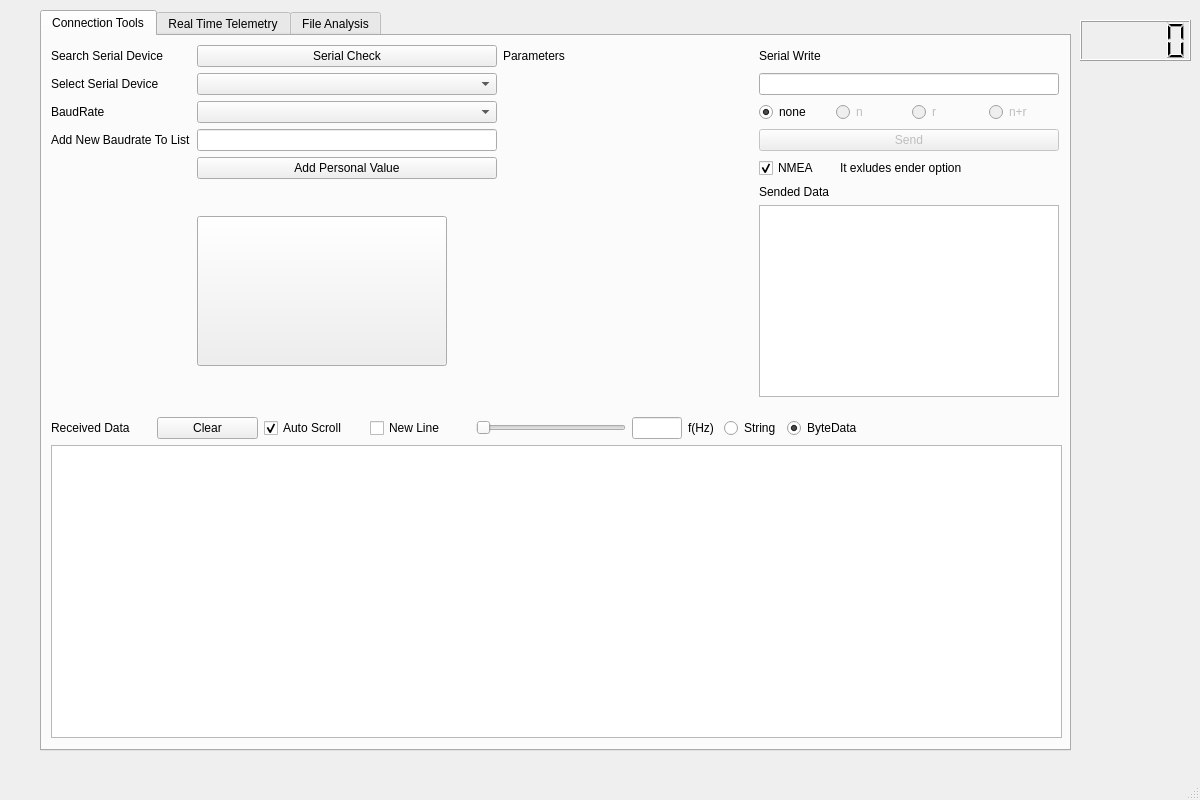
<?xml version="1.0" encoding="UTF-8"?>
<ui version="4.0">
 <class>Amphitrite</class>
 <widget class="QMainWindow" name="Amphitrite">
  <property name="geometry">
   <rect>
    <x>0</x>
    <y>0</y>
    <width>1200</width>
    <height>800</height>
   </rect>
  </property>
  <property name="sizePolicy">
   <sizepolicy hsizetype="Fixed" vsizetype="Fixed">
    <horstretch>0</horstretch>
    <verstretch>0</verstretch>
   </sizepolicy>
  </property>
  <property name="maximumSize">
   <size>
    <width>1500</width>
    <height>1000</height>
   </size>
  </property>
  <property name="windowTitle">
   <string>Amphitrite</string>
  </property>
  <widget class="QWidget" name="centralwidget">
   <widget class="QTabWidget" name="tabWidget">
    <property name="geometry">
     <rect>
      <x>40</x>
      <y>10</y>
      <width>1031</width>
      <height>741</height>
     </rect>
    </property>
    <property name="toolTip">
     <string>&lt;html&gt;&lt;head/&gt;&lt;body&gt;&lt;p&gt;Connection Tools&lt;/p&gt;&lt;/body&gt;&lt;/html&gt;</string>
    </property>
    <property name="currentIndex">
     <number>0</number>
    </property>
    <widget class="QWidget" name="tab_1">
     <attribute name="title">
      <string>Connection Tools</string>
     </attribute>
     <widget class="QWidget" name="gridLayoutWidget">
      <property name="geometry">
       <rect>
        <x>9</x>
        <y>9</y>
        <width>1008</width>
        <height>352</height>
       </rect>
      </property>
      <layout class="QGridLayout" name="gridLayout">
       <item row="6" column="1">
        <widget class="QPushButton" name="persBaudSett">
         <property name="text">
          <string>Add Personal Value</string>
         </property>
        </widget>
       </item>
       <item row="5" column="0">
        <widget class="QLabel" name="label_4">
         <property name="text">
          <string>Add New Baudrate To List</string>
         </property>
        </widget>
       </item>
       <item row="2" column="0">
        <widget class="QLabel" name="label_3">
         <property name="text">
          <string>BaudRate</string>
         </property>
        </widget>
       </item>
       <item row="1" column="0">
        <widget class="QLabel" name="label_2">
         <property name="text">
          <string>Select Serial Device</string>
         </property>
        </widget>
       </item>
       <item row="2" column="1">
        <widget class="QComboBox" name="BaudList"/>
       </item>
       <item row="2" column="2">
        <widget class="QLabel" name="baudLabel">
         <property name="text">
          <string/>
         </property>
        </widget>
       </item>
       <item row="0" column="3">
        <widget class="QLabel" name="label_6">
         <property name="text">
          <string>Serial Write</string>
         </property>
        </widget>
       </item>
       <item row="0" column="1">
        <widget class="QPushButton" name="SerialCheckButton">
         <property name="text">
          <string>Serial Check</string>
         </property>
        </widget>
       </item>
       <item row="1" column="1">
        <widget class="QComboBox" name="SerialList"/>
       </item>
       <item row="7" column="1">
        <widget class="QPushButton" name="connButton">
         <property name="sizePolicy">
          <sizepolicy hsizetype="Fixed" vsizetype="Fixed">
           <horstretch>0</horstretch>
           <verstretch>0</verstretch>
          </sizepolicy>
         </property>
         <property name="maximumSize">
          <size>
           <width>250</width>
           <height>150</height>
          </size>
         </property>
         <property name="text">
          <string/>
         </property>
         <property name="icon">
          <iconset>
           <normaloff>../icons/red.png</normaloff>../icons/red.png</iconset>
         </property>
         <property name="iconSize">
          <size>
           <width>100</width>
           <height>100</height>
          </size>
         </property>
        </widget>
       </item>
       <item row="0" column="0">
        <widget class="QLabel" name="label">
         <property name="text">
          <string>Search Serial Device</string>
         </property>
        </widget>
       </item>
       <item row="1" column="2">
        <widget class="QLabel" name="serialLabel">
         <property name="text">
          <string/>
         </property>
        </widget>
       </item>
       <item row="0" column="2">
        <widget class="QLabel" name="label_5">
         <property name="minimumSize">
          <size>
           <width>250</width>
           <height>0</height>
          </size>
         </property>
         <property name="text">
          <string>Parameters</string>
         </property>
        </widget>
       </item>
       <item row="2" column="3">
        <layout class="QHBoxLayout" name="horizontalLayout">
         <item>
          <widget class="QRadioButton" name="radioButton_none">
           <property name="text">
            <string>none</string>
           </property>
           <property name="checked">
            <bool>true</bool>
           </property>
          </widget>
         </item>
         <item>
          <widget class="QRadioButton" name="radioButton_n">
           <property name="enabled">
            <bool>false</bool>
           </property>
           <property name="text">
            <string>n</string>
           </property>
          </widget>
         </item>
         <item>
          <widget class="QRadioButton" name="radioButton_r">
           <property name="enabled">
            <bool>false</bool>
           </property>
           <property name="text">
            <string>r</string>
           </property>
          </widget>
         </item>
         <item>
          <widget class="QRadioButton" name="radioButton_nr">
           <property name="enabled">
            <bool>false</bool>
           </property>
           <property name="text">
            <string>n+r</string>
           </property>
          </widget>
         </item>
        </layout>
       </item>
       <item row="5" column="3">
        <widget class="QPushButton" name="sendButton">
         <property name="enabled">
          <bool>false</bool>
         </property>
         <property name="text">
          <string>Send</string>
         </property>
        </widget>
       </item>
       <item row="1" column="3">
        <widget class="QLineEdit" name="serialText"/>
       </item>
       <item row="5" column="1">
        <widget class="QLineEdit" name="persBaud">
         <property name="maximumSize">
          <size>
           <width>500</width>
           <height>16777215</height>
          </size>
         </property>
        </widget>
       </item>
       <item row="6" column="3">
        <layout class="QHBoxLayout" name="horizontalLayout_3">
         <item>
          <widget class="QCheckBox" name="checkSumBox">
           <property name="maximumSize">
            <size>
             <width>75</width>
             <height>16777215</height>
            </size>
           </property>
           <property name="text">
            <string>NMEA</string>
           </property>
           <property name="checked">
            <bool>true</bool>
           </property>
          </widget>
         </item>
         <item>
          <widget class="QLabel" name="label_9">
           <property name="text">
            <string>It exludes ender option</string>
           </property>
          </widget>
         </item>
        </layout>
       </item>
       <item row="7" column="3">
        <layout class="QVBoxLayout" name="verticalLayout_2">
         <item>
          <widget class="QLabel" name="label_10">
           <property name="text">
            <string>Sended Data</string>
           </property>
          </widget>
         </item>
         <item>
          <widget class="QTextEdit" name="sendedData"/>
         </item>
        </layout>
       </item>
      </layout>
     </widget>
     <widget class="QWidget" name="verticalLayoutWidget">
      <property name="geometry">
       <rect>
        <x>9</x>
        <y>381</y>
        <width>1011</width>
        <height>321</height>
       </rect>
      </property>
      <layout class="QVBoxLayout" name="verticalLayout">
       <item>
        <layout class="QHBoxLayout" name="horizontalLayout_4">
         <item>
          <widget class="QLabel" name="label_7">
           <property name="text">
            <string>Received Data</string>
           </property>
          </widget>
         </item>
         <item>
          <widget class="QPushButton" name="clearData">
           <property name="text">
            <string>Clear</string>
           </property>
          </widget>
         </item>
         <item>
          <widget class="QCheckBox" name="autoScrollCheck">
           <property name="text">
            <string>Auto Scroll</string>
           </property>
           <property name="checked">
            <bool>true</bool>
           </property>
          </widget>
         </item>
         <item>
          <widget class="QCheckBox" name="newLineCheck">
           <property name="text">
            <string>New Line</string>
           </property>
          </widget>
         </item>
         <item>
          <widget class="QSlider" name="readFreq">
           <property name="sizePolicy">
            <sizepolicy hsizetype="Fixed" vsizetype="Fixed">
             <horstretch>0</horstretch>
             <verstretch>0</verstretch>
            </sizepolicy>
           </property>
           <property name="minimumSize">
            <size>
             <width>150</width>
             <height>0</height>
            </size>
           </property>
           <property name="maximumSize">
            <size>
             <width>200</width>
             <height>16777215</height>
            </size>
           </property>
           <property name="minimum">
            <number>1</number>
           </property>
           <property name="maximum">
            <number>100</number>
           </property>
           <property name="orientation">
            <enum>Qt::Horizontal</enum>
           </property>
          </widget>
         </item>
         <item>
          <widget class="QLineEdit" name="readFreqText">
           <property name="enabled">
            <bool>true</bool>
           </property>
           <property name="maximumSize">
            <size>
             <width>50</width>
             <height>16777215</height>
            </size>
           </property>
           <property name="frame">
            <bool>true</bool>
           </property>
           <property name="readOnly">
            <bool>false</bool>
           </property>
          </widget>
         </item>
         <item>
          <widget class="QLabel" name="label_8">
           <property name="maximumSize">
            <size>
             <width>30</width>
             <height>16777215</height>
            </size>
           </property>
           <property name="text">
            <string>f(Hz)</string>
           </property>
          </widget>
         </item>
         <item>
          <layout class="QHBoxLayout" name="horizontalLayout_2">
           <item>
            <widget class="QRadioButton" name="stringData">
             <property name="text">
              <string>String</string>
             </property>
            </widget>
           </item>
           <item>
            <widget class="QRadioButton" name="byteData">
             <property name="text">
              <string>ByteData</string>
             </property>
             <property name="checked">
              <bool>true</bool>
             </property>
            </widget>
           </item>
          </layout>
         </item>
         <item>
          <spacer name="horizontalSpacer">
           <property name="orientation">
            <enum>Qt::Horizontal</enum>
           </property>
           <property name="sizeType">
            <enum>QSizePolicy::Maximum</enum>
           </property>
           <property name="sizeHint" stdset="0">
            <size>
             <width>200</width>
             <height>20</height>
            </size>
           </property>
          </spacer>
         </item>
        </layout>
       </item>
       <item>
        <widget class="QTextEdit" name="receivedData">
         <property name="readOnly">
          <bool>true</bool>
         </property>
        </widget>
       </item>
      </layout>
     </widget>
    </widget>
    <widget class="QWidget" name="tab">
     <attribute name="title">
      <string>Real Time Telemetry</string>
     </attribute>
    </widget>
    <widget class="QWidget" name="tab_2">
     <attribute name="title">
      <string>File Analysis</string>
     </attribute>
    </widget>
   </widget>
   <widget class="QLCDNumber" name="lcdTime">
    <property name="geometry">
     <rect>
      <x>1080</x>
      <y>20</y>
      <width>111</width>
      <height>41</height>
     </rect>
    </property>
   </widget>
  </widget>
  <widget class="QMenuBar" name="menubar">
   <property name="geometry">
    <rect>
     <x>0</x>
     <y>0</y>
     <width>1200</width>
     <height>22</height>
    </rect>
   </property>
  </widget>
  <widget class="QStatusBar" name="statusbar"/>
 </widget>
 <resources/>
 <connections/>
</ui>
